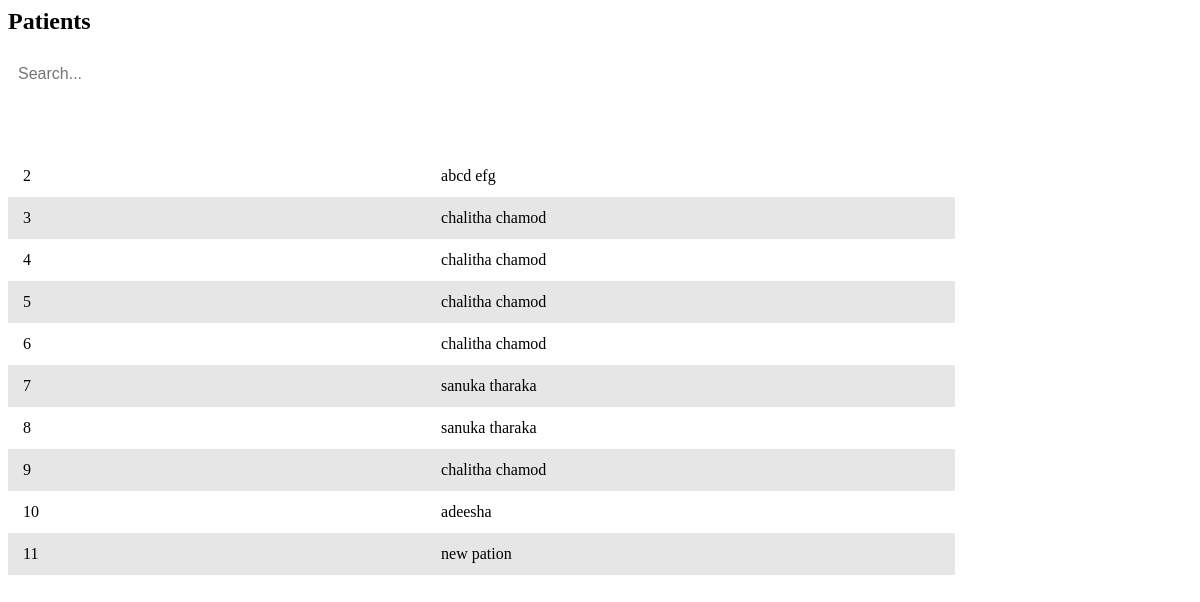
The app's page /reception/patients.php, older data.
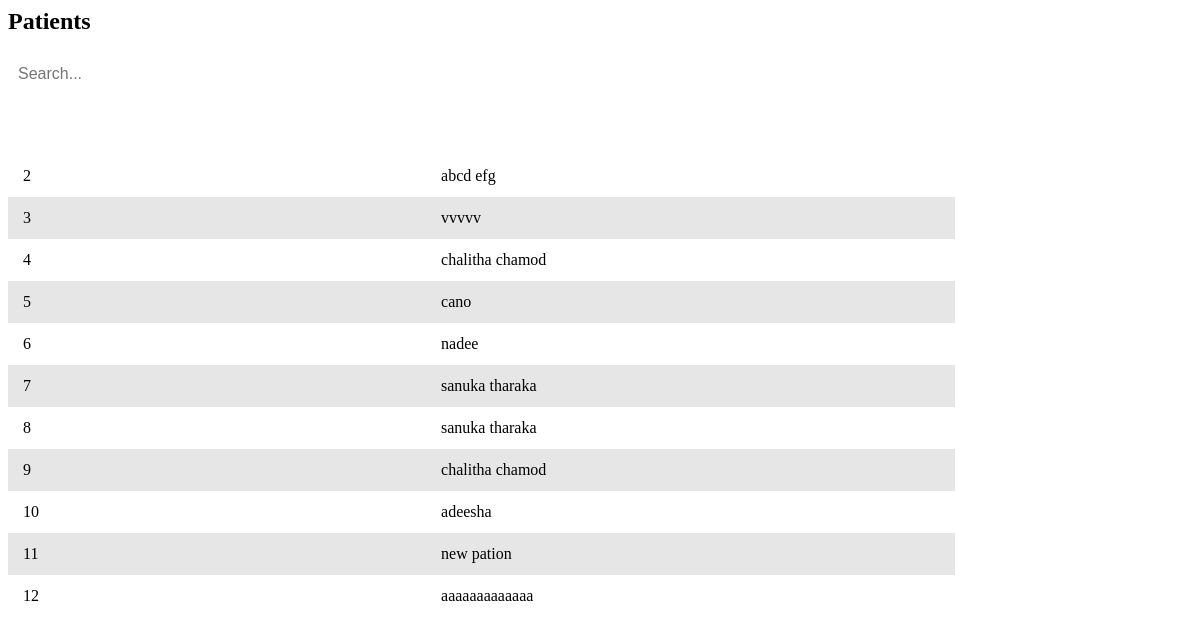
The same page, newer data.
### tables this page shows
CREATE TABLE IF NOT EXISTS `registered_patients` (
  `p_id` int NOT NULL AUTO_INCREMENT,
  `name` varchar(50) DEFAULT NULL,
  `mobile` varchar(12) DEFAULT NULL,
  `email` varchar(50) DEFAULT NULL,
  `id_num` varchar(20) DEFAULT NULL,
  `address` text,
  `age` int DEFAULT NULL,
  `register_date` datetime DEFAULT NULL,
  `reception_id` varchar(50) DEFAULT NULL,
  PRIMARY KEY (`p_id`),
  KEY `FK_register_patients_register_reception` (`reception_id`),
  CONSTRAINT `FK_register_patients_register_reception` FOREIGN KEY (`reception_id`) REFERENCES `registered_reception` (`id_num`)
);

### connection.php (called while the page is built, shortened)
<?php
class Database
{
    public static $connection;
    public static function SetUpConnection()
    {
        if (!isset(Database::$connection)) {
            Database::$connection = new mysqli("localhost", "root", "Chalithac*#3031", "healthcare", "3306");
        }
    }
    public static function search($q)
    {
        return Database::$connection->query($q);
    }
}

### reception/patients.php (the view, shortened to what this page needs)
<head>
</head>
<h2 class="content-title">Patients</h2>
<input type="text" id="searchBar" placeholder="Search..." onkeyup="filterTable()">
<table id="dataTable">
    <thead>
        <tr>
            <th>Patients ID</th>
            <th>Patients Name</th>
        </tr>
    </thead>
    <tbody>
    <?php
    require_once "../connection.php";
    $patientResultSet = Database::search("SELECT * FROM `registered_patients`");
    $patientCount = $patientResultSet->num_rows;
    if ($patientCount > 0) {
        while ($patientResult = $patientResultSet->fetch_assoc()) {
    ?>
                <tr ondblclick="window.location.href='profile-view.php?p_id=<?php echo $patientResult['p_id'] ?>'">
                    <td><?php echo $patientResult['p_id'] ?></td>
                    <td><?php echo $patientResult['name'] ?></td>
                </tr>
    <?php
        }
    }
    ?>
 </tbody>
</table>

Row changes from the older to the newer data that the page shows:
changed registered_patients id 3: name "chalitha chamod" → "vvvvv"
changed registered_patients id 5: name "chalitha chamod" → "cano"
changed registered_patients id 6: name "chalitha chamod" → "nadee"
added registered_patients: p_id "12", name "aaaaaaaaaaaaa"
